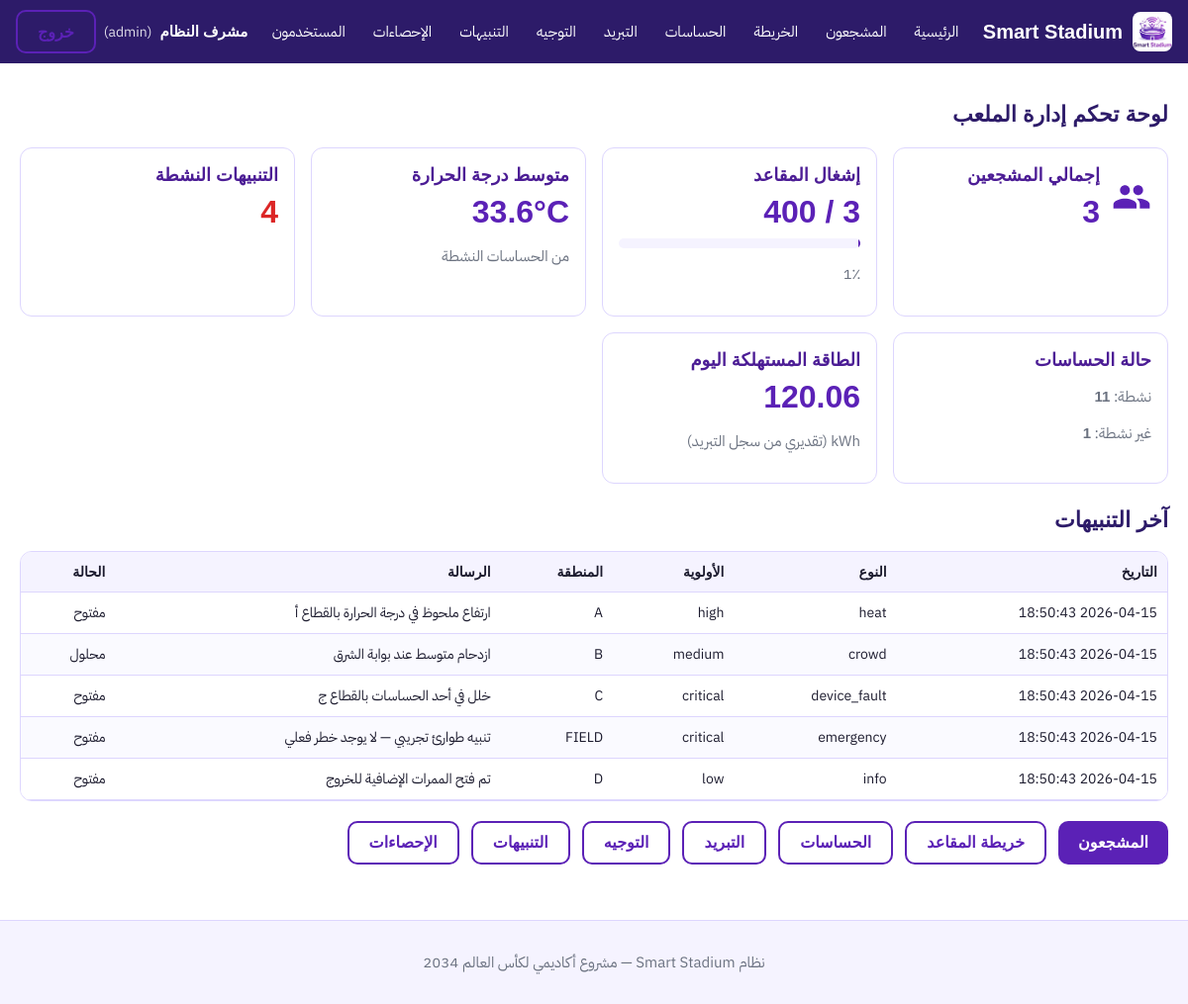
Screenshot of /dashboard/admin (signed in) with the database file from the repository.
### tables this page shows
CREATE TABLE alerts (id INTEGER PRIMARY KEY AUTOINCREMENT, alert_type TEXT NOT NULL CHECK(alert_type IN ('heat', 'crowd', 'device_fault', 'emergency', 'info')), priority TEXT NOT NULL CHECK(priority IN ('critical', 'high', 'medium', 'low')), zone TEXT, message_ar TEXT NOT NULL, message_en TEXT, is_resolved INTEGER DEFAULT 0, resolved_by INTEGER REFERENCES users(id), created_at TEXT DEFAULT CURRENT_TIMESTAMP, resolved_at TEXT);

### routes/dashboard.py (the view)
@dashboard_bp.route('/dashboard/admin')
def admin_home():
    if session.get('role') != 'admin':
        return redirect(url_for('dashboard.index'))
    conn = get_connection()
    fans_total = count_rows(conn, 'SELECT COUNT(*) FROM fans')
    seats_total = count_rows(conn, 'SELECT COUNT(*) FROM seats')
    seats_occ = count_rows(conn, 'SELECT COUNT(*) FROM seats WHERE is_occupied=1')
    avg_temp_row = conn.execute('SELECT AVG(last_temp) AS t FROM sensors WHERE status=?', ('active',)).fetchone()
    avg_temp = round(float(avg_temp_row['t'] or 0), 1)
    active_alerts = count_rows(conn, 'SELECT COUNT(*) FROM alerts WHERE is_resolved=0')
    sensors_active = count_rows(conn, "SELECT COUNT(*) FROM sensors WHERE status='active'")
    sensors_inactive = count_rows(conn, "SELECT COUNT(*) FROM sensors WHERE status!='active'")
    cooling_rows = count_rows(conn, "SELECT COUNT(*) FROM cooling_logs WHERE date(logged_at)=date('now','localtime')")
    energy_kwh = round(120.0 + cooling_rows * 0.15 + fans_total * 0.02, 2)
    recent_alerts = conn.execute(
        'SELECT id, alert_type, priority, zone, message_ar, is_resolved, created_at FROM alerts ORDER BY datetime(created_at) DESC LIMIT 10'
    ).fetchall()
    conn.close()
    occ_pct = int(round((seats_occ / seats_total) * 100)) if seats_total else 0
    return render_template(
        'dashboard/admin.html',
        fans_total=fans_total,
        seats_total=seats_total,
        seats_occ=seats_occ,
        occ_pct=occ_pct,
        avg_temp=avg_temp,
        active_alerts=active_alerts,
        sensors_active=sensors_active,
        sensors_inactive=sensors_inactive,
        energy_kwh=energy_kwh,
        recent_alerts=recent_alerts,
    )

### database.py (called while the page is built)
def get_connection():
    os.makedirs(os.path.dirname(DATABASE_PATH), exist_ok=True)
    conn = sqlite3.connect(DATABASE_PATH)
    conn.row_factory = sqlite3.Row
    conn.execute('PRAGMA foreign_keys = ON')
    return conn

def count_rows(conn, sql, params=()):
    row = conn.execute(sql, params).fetchone()
    return int(row[0]) if row and row[0] is not None else 0

### templates/dashboard/admin.html (shortened to what this page needs)
{% extends "base.html" %}
{% block extra_css %}<link rel="stylesheet" href="{{ url_for('static', filename='css/dashboard.css') }}">{% endblock %}
{% block content %}
<h1 class="page-heading">لوحة تحكم إدارة الملعب</h1>
<div class="grid-3-2">
    <div class="stat-card">
        <div class="stat-icon">
            <div>
                <h3>إجمالي المشجعين</h3>
                <div class="stat-big">{{ fans_total }}</div>
            </div>
        </div>
    </div>
    <div class="stat-card">
        <h3>إشغال المقاعد</h3>
        <div class="stat-big">{{ seats_occ }} / {{ seats_total }}</div>
        <div class="progress-wrap">
            <div class="progress-bar"><span style="width: {{ occ_pct }}%"></span></div>
            <p class="muted">{{ occ_pct }}٪</p>
        </div>
    </div>
    <div class="stat-card">
        <h3>متوسط درجة الحرارة</h3>
        <div class="stat-big">{{ avg_temp }}°C</div>
        <p class="muted">من الحساسات النشطة</p>
    </div>
    <div class="stat-card">
        <h3>التنبيهات النشطة</h3>
        <div class="stat-big {% if active_alerts %}alert-warn{% endif %}">{{ active_alerts }}</div>
    </div>
    <div class="stat-card">
        <h3>حالة الحساسات</h3>
        <p class="muted">نشطة: <strong>{{ sensors_active }}</strong></p>
        <p class="muted">غير نشطة: <strong>{{ sensors_inactive }}</strong></p>
    </div>
    <div class="stat-card">
        <h3>الطاقة المستهلكة اليوم</h3>
        <div class="stat-big">{{ energy_kwh }}</div>
        <p class="muted">kWh (تقديري من سجل التبريد)</p>
    </div>
</div>
<h2>آخر التنبيهات</h2>
<div class="table-wrap" style="margin-bottom:20px;">
    <table class="data-table">
        <thead>
            <tr>
                <th>التاريخ</th>
                <th>النوع</th>
                <th>الأولوية</th>
                <th>المنطقة</th>
                <th>الرسالة</th>
                <th>الحالة</th>
            </tr>
        </thead>
        <tbody>
            {% for a in recent_alerts %}
            <tr>
                <td>{{ a['created_at'] }}</td>
                <td>{{ a['alert_type'] }}</td>
                <td>{{ a['priority'] }}</td>
                <td>{{ a['zone'] or '—' }}</td>
                <td>{{ a['message_ar'] }}</td>
                <td>{% if a['is_resolved'] %}محلول{% else %}مفتوح{% endif %}</td>
            </tr>
            {% endfor %}
        </tbody>
    </table>
</div>
<div class="toolbar">
    <a class="btn-primary" href="{{ url_for('fans.fan_list') }}">المشجعون</a>
    <a class="btn-secondary" href="{{ url_for('seats.seat_map') }}">خريطة المقاعد</a>
    <a class="btn-secondary" href="{{ url_for('sensors.monitor') }}">الحساسات</a>
    <a class="btn-secondary" href="{{ url_for('cooling.control_page') }}">التبريد</a>
    <a class="btn-secondary" href="{{ url_for('navigation.guide') }}">التوجيه</a>
    <a class="btn-secondary" href="{{ url_for('alerts.center') }}">التنبيهات</a>
    <a class="btn-secondary" href="{{ url_for('stats.overview') }}">الإحصاءات</a>
</div>
{% endblock %}

### static/css/main.css (style rules this page uses)
:root { --color-primary: #5B21B6; --color-primary-dark: #2D1B69; --color-primary-light: #8B5CF6; --color-accent: #7C3AED; --color-bg-main: #FFFFFF; --color-bg-surface: #F5F3FF; --color-text-primary: #1C1B2E; --color-text-secondary: #4C1D95; --color-text-muted: #6B7280; --color-border: #DDD6FE; --color-success: #059669; --color-warning: #D97706; --color-danger: #DC2626; }
* { font-family: 'IBM Plex Sans Arabic', sans-serif; box-sizing: border-box; }
body.page-body { margin: 0; background: var(--color-bg-main); color: var(--color-text-primary); min-height: 100vh; display: flex; flex-direction: column; }
h1, h2 { font-weight: 700; font-size: 22px; color: var(--color-primary-dark); }
h3, h4 { font-weight: 700; font-size: 18px; color: var(--color-text-secondary); }
p, label { font-size: 15px; font-weight: 400; }
.page-heading { margin-bottom: 20px; }
.grid-3-2 { display: grid; grid-template-columns: repeat(auto-fit, minmax(240px, 1fr)); gap: 16px; margin-bottom: 24px; }
.stat-card { border: 1px solid var(--color-border); border-radius: 12px; background: #fff; padding: 16px; }
.stat-card h3 { margin: 0 0 8px; font-size: 18px; }
.stat-big { font-size: 32px; font-weight: 700; color: var(--color-primary); }
.progress-wrap { margin-top: 8px; }
.progress-bar { height: 10px; border-radius: 8px; background: var(--color-bg-surface); overflow: hidden; }
.progress-bar > span { display: block; height: 100%; background: var(--color-primary); transition: width 0.2s ease; }
.toolbar { display: flex; flex-wrap: wrap; gap: 12px; margin-bottom: 16px; align-items: center; }
.muted { color: var(--color-text-muted); font-size: 15px; }

### static/css/tables.css (style rules this page uses)
.table-wrap { overflow-x: auto; border: 1px solid var(--color-border); border-radius: 12px; background: #fff; }
.data-table { width: 100%; border-collapse: collapse; font-size: 14px; }
.data-table thead th { background: var(--color-bg-surface); padding: 12px 10px; text-align: right; font-weight: 700; font-size: 14px; border-bottom: 1px solid var(--color-border); }
.data-table tbody td { padding: 10px; border-bottom: 1px solid var(--color-border); }
.data-table tbody tr:nth-child(odd) { background: #FFFFFF; }
.data-table tbody tr:nth-child(even) { background: #FAFAFF; }

### static/css/buttons.css (style rules this page uses)
.btn-primary { background: #5B21B6; color: #FFFFFF; border: none; border-radius: 10px; padding: 10px 20px; font-size: 16px; font-weight: 700; cursor: pointer; transition: background 0.2s ease; min-height: 44px; text-decoration: none; display: inline-flex; align-items: center; justify-content: center; }
.btn-secondary { background: transparent; color: #5B21B6; border: 2px solid #5B21B6; border-radius: 10px; padding: 10px 20px; font-size: 16px; font-weight: 700; cursor: pointer; transition: all 0.2s ease; min-height: 44px; text-decoration: none; display: inline-flex; align-items: center; justify-content: center; }

### static/css/dashboard.css (style rules this page uses)
.stat-icon { display: flex; align-items: center; gap: 12px; }
.stat-icon svg { flex-shrink: 0; }
.alert-warn { color: var(--color-danger); font-weight: 700; }

### rows the page displays
alerts: created_at "2026-04-15 18:50:43", alert_type "heat", priority "high", zone "A", message_ar "ارتفاع ملحوظ في درجة الحرارة بالقطاع أ", is_resolved "مفتوح"
alerts: created_at "2026-04-15 18:50:43", alert_type "crowd", priority "medium", zone "B", message_ar "ازدحام متوسط عند بوابة الشرق", is_resolved "محلول"
alerts: created_at "2026-04-15 18:50:43", alert_type "device_fault", priority "critical", zone "C", message_ar "خلل في أحد الحساسات بالقطاع ج", is_resolved "مفتوح"
alerts: created_at "2026-04-15 18:50:43", alert_type "emergency", priority "critical", zone "FIELD", message_ar "تنبيه طوارئ تجريبي — لا يوجد خطر فعلي", is_resolved "مفتوح"
alerts: created_at "2026-04-15 18:50:43", alert_type "info", priority "low", zone "D", message_ar "تم فتح الممرات الإضافية للخروج", is_resolved "مفتوح"

### other values shown
{{ session.get('full_name') }} "مشرف النظام"
{{ session.get('role') }} "admin"
{{ fans_total }} "3"
{{ seats_total }} "400"
{{ occ_pct }} "1"
{{ avg_temp }} "33.6"
{{ active_alerts }} "4"
{{ sensors_active }} "11"
{{ sensors_inactive }} "1"
{{ energy_kwh }} "120.06"
